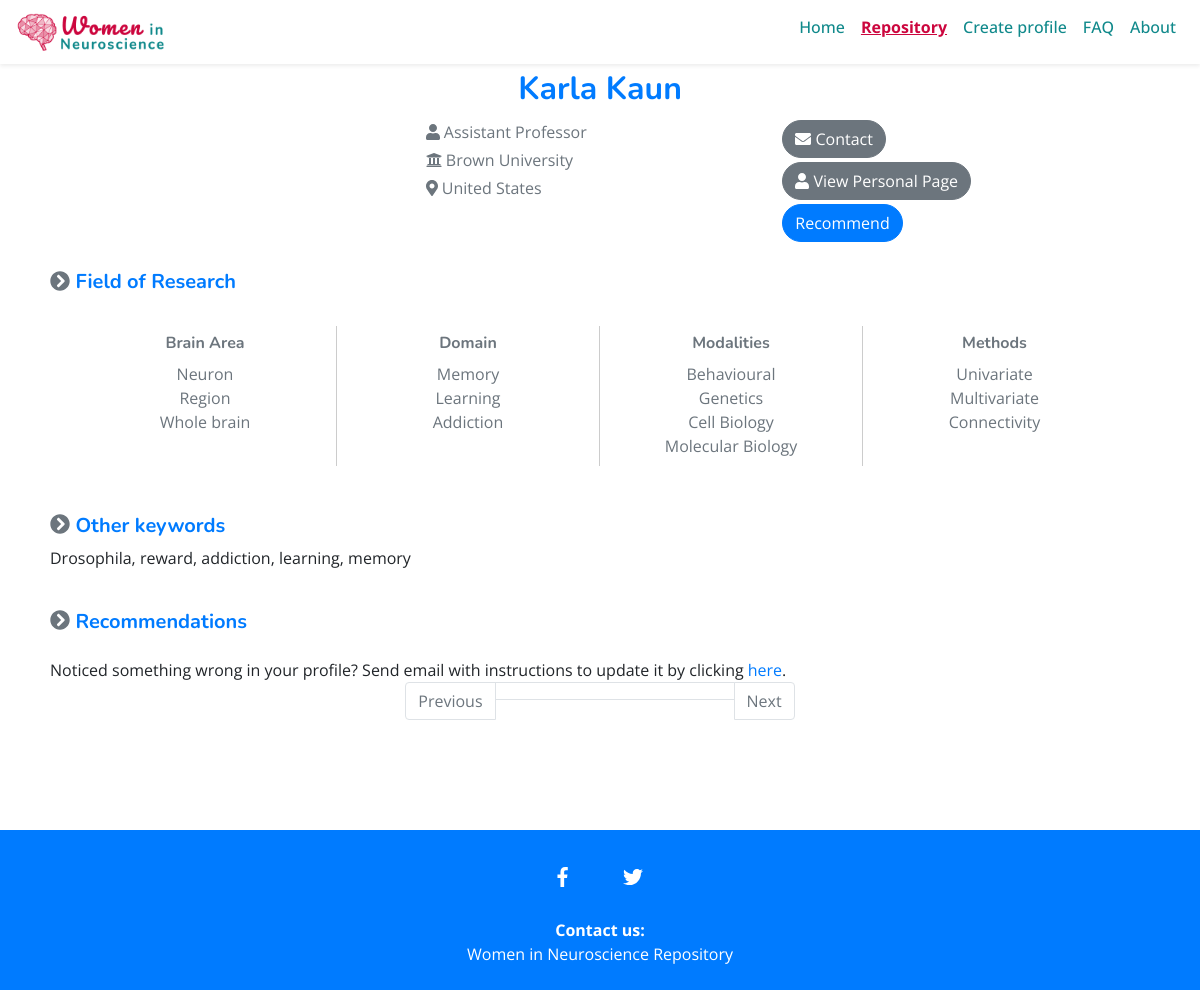
/list/207/, run on the app's committed database.
### profiles/models.py (models this page shows, shortened)
class Profile(models.Model):
    PHD = 'PhD student'
    MDR = 'Medical Doctor'
    PDR = 'Post-doctoral researcher'
    SRE = 'Senior researcher/ scientist'
    LEC = 'Lecturer'
    ATP = 'Assistant Professor'
    ACP = 'Associate Professor'
    PRF = 'Professor'
    DIR = 'Group leader/ Director/ Head of Department'
    POSITION_CHOICES = (
        (PHD, 'PhD student'),
        (MDR, 'Medical Doctor'),
        (PDR, 'Post-doctoral researcher'),
        (SRE, 'Senior researcher/ scientist'),
        (LEC, 'Lecturer'),
        (ATP, 'Assistant Professor'),
        (ACP, 'Associate Professor'),
        (PRF, 'Professor'),
        (DIR, 'Group leader/ Director/ Head of Department')
    )
    STRUCTURE_CHOICES = (
        ('N', 'Neuron'),
        ('L', 'Layer'),
        ('C', 'Column'),
        ('R', 'Region'),
        ('W', 'Whole Brain')
    )
    MODALITIES_CHOICES = (
        ('EP', 'Electrophysiology (EEG, MEG, ECoG)'),
        ('MR', 'MRI'),
        ('PE', 'PET'),
        ('DT', 'DTI'),
        ('BH', 'Behavioural'),
        ('ET', 'Eye Tracking'),
        ('BS', 'Brain Simulation'),
        ('GT', 'Genetics'),
        ('FN', 'fNIRS')
    )
    METHODS_CHOICES = (
        ('UV', 'Univariate'),
        ('MV', 'Multivariate'),
        ('PM', 'Predictive Models'),
        ('DC', 'DCM'),
        ('CT', 'Connectivity'),
        ('CM', 'Computational Modeling')
    )
    DOMAIN_CHOICES = (
        ('CG', 'Cognition (general)'),
        ('SL', 'Sleep'),
        ('CN', 'Consciousness'),
        ('MM', 'Memory'),
        ('SS', 'Sensory'),
        ('LG', 'Language'),
        ('EM', 'Emotion'),
        ('PN', 'Pain'),
        ('LE', 'Learning'),
        ('DV', 'Developmental'),
        ('CL', 'Clinical (general)'),
        ('DM', 'Dementia'),
        ('PK', 'Parkinson'),
        ('PS', 'Psychiatry'),
        ('AD', 'Addiction'),
        ('ON', 'Oncology'),
        ('DD', 'Degenerative diseases'),
    )
    name = models.CharField(max_length=100, blank=False)
    email = models.EmailField(blank=True)
    webpage = models.URLField(blank=True)
    institution = models.CharField(max_length=100, blank=False)
    country = models.ForeignKey(Country, on_delete=models.CASCADE)
    position = models.CharField(max_length=50, choices=POSITION_CHOICES, blank=True)
    grad_date = models.DateField(null=True, blank=True)
    brain_structure = MultiSelectField(choices=STRUCTURE_CHOICES, blank=True)
    modalities = MultiSelectField(choices=MODALITIES_CHOICES, blank=True)
    methods = MultiSelectField(choices=METHODS_CHOICES, blank=True)
    domains = MultiSelectField(choices=DOMAIN_CHOICES, blank=True)
    keywords = models.CharField(max_length=250, blank=True)
    publish_date = models.DateTimeField(default=timezone.now)
    last_updated = models.DateTimeField(auto_now=True)
    def brain_structure_labels(self):
        return [dict(self.STRUCTURE_CHOICES).get(item, item) for item in self.brain_structure]
    def modalities_labels(self):
        return [dict(self.MODALITIES_CHOICES).get(item, item) for item in self.modalities]
    def methods_labels(self):
        return [dict(self.METHODS_CHOICES).get(item, item) for item in self.methods]
    def domains_labels(self):
        return [dict(self.DOMAIN_CHOICES).get(item, item) for item in self.domains]

class Country(models.Model):
    code = models.CharField(max_length=3, blank=False, unique=True)
    name = models.CharField(max_length=60, blank=False)
    is_under_represented = models.BooleanField(default=False)
    class Meta:
        verbose_name_plural = "countries"
    def __str__(self):
        return self.name

### profiles/views.py (the view)
# urls.py: path('list/<int:pk>/', views.ProfileDetail.as_view(), name='detail'),
class ProfileDetail(generic.DetailView):
    model = Profile

### profiles/templates/profiles/profile_detail.html (shortened to what this page needs)
{% extends "base.html" %}
{% load bootstrap4 %}
{% load static %}
 {% block css %}
	{{ block.super }}
	<link rel="stylesheet" type="text/css" href="{% static 'profiles/css/style.css' %}" />
{% endblock css %}
{% block nav-repository-classes %}active{% endblock nav-repository-classes %}
{% block content %}
<h2 class="text-primary font-weight-bold text-center">{{ profile.name }}</h2>
<div class="container-fluid">
	<div class="row no-gutters">
		<div class="col-12 col-md-4 offset-md-4 text-muted details-grey">
			<p class="m-1"><i class="fas fa-user"></i> {{ profile.position }}</p>
			<p class="m-1"><i class="fas fa-university"></i> {{ profile.institution }}</p>
			<p class="m-1"><i class="fas fa-map-marker-alt"></i> {{ profile.country }}</p>
		</div>
		<div class="col-12 col-md-4">
			{% if profile.email %}
			<p class="m-1"><a class="btn pill-btn text-white btn-secondary" href="mailto:{{ profile.email }}" target="_blank">
				<i class="fas fa-envelope"></i> Contact
			</a></p>
			{% endif %}
			{% if profile.webpage %}
			<p class="m-1"><a class="btn pill-btn text-white btn-secondary" href="{{ profile.webpage }}" target="_blank">
				<i class="fas fa-user"></i> View Personal Page
			</a></p>
			{% endif %}
			<p class="m-1"><a class="btn pill-btn text-white btn-primary" href="{% url 'profiles:recommend' profile.id %}" target="_blank">Recommend</a></p>
		</div>
	</div>
</div>
<div id="field-of-research">
	<h5 class="text-primary font-weight-bold mt-4">
		<span class="text-secondary"><i class="fas fa-chevron-circle-right"></i></span>
		Field of Research
	</h5>
	<div id="field-of-research-list" class="w-100 p-4 d-flex flex-row grey-bg">
		<div class="w-25 p-2 text-center">
			<h6 class="text-secondary font-weight-bold">Brain Area</h6>
				<ul class="list-group list-group-flush">
					{% for structure in profile.brain_structure_labels %}
					<li class="list-group-item text-muted grey-bg" style="border: none; padding: 0;">{{ structure }} </li>
					{% endfor %}
				</ul>
		</div>
		<div class="w-25 p-2 text-center">
			<h6 class="text-secondary font-weight-bold">Domain</h6>
				<ul class="list-group list-group-flush">
					{% for domain in profile.domains_labels %}
					<li class="list-group-item text-muted grey-bg" style="border: none; padding: 0;">{{ domain }} </li>
					{% endfor %}
				</ul>
		</div>
		<div class="w-25 p-2 text-center">
			<h6 class="text-secondary font-weight-bold">Modalities</h6>
				<ul class="list-group list-group-flush">
					{% for modality in profile.modalities_labels %}
					<li class="list-group-item text-muted grey-bg" style="border: none; padding: 0;">{{ modality }} </li>
					{% endfor %}
				</ul>
		</div>
		<div class="w-25 p-2 text-center">
			<h6 class="text-secondary font-weight-bold">Methods</h6>
				<ul class="list-group list-group-flush">
					{% for method in profile.methods_labels %}
					<li class="list-group-item text-muted grey-bg" style="border: none; padding: 0;">{{ method }} </li>
					{% endfor %}
				</ul>
		</div>
	</div>
</div>
{% if profile.keywords %}
<h5 class="text-primary font-weight-bold mt-4">
	<span class="text-secondary"><i class="fas fa-chevron-circle-right"></i></span>
	Other keywords
</h5>
<div>
	<p>{{ profile.keywords }}</p>
</div>
{% endif %}
<div class="row">
	<div class="col-12 col-md-8">
		<h5 class="text-primary font-weight-bold mt-4">
			<span class="text-secondary"><i class="fas fa-chevron-circle-right"></i></span>
				Recommendations
		</h5>
	</div>
</div>
Noticed something wrong in your profile? Send email with instructions to update it by clicking <a href="{% url 'profiles:edit' profile.id %}">here</a>.
<nav id="filtered-list-navigation" aria-label="Page navigation example">
  <ul class="pagination justify-content-center">
    <li class="page-item disabled">
      <a id="previous-btn" class="page-link" href="#" tabindex="-1">Previous</a>
    </li>
    <li class="page-item disabled"><span id="page-number" class="page-link"></span></li>
    <li class="page-item disabled">
      <a id="next-btn" class="page-link" href="#">Next</a>
    </li>
  </ul>
</nav>
{% endblock content %}

### static/css/global.css (style rules this page uses)
body { font-family:'Open Sans', 'Lato', sans-serif; }
h1, h2, h3, h4, h5, h6 { font-family:'Nunito', 'Lato', sans-serif; }

### profiles/static/profiles/css/style.css (style rules this page uses)
.pill-btn { border-radius: 50px; }
nav #page-number { cursor: default; width: 240px; }
#field-of-research-list>div { border-right: 1px solid #ccc; }
#field-of-research-list>div:last-child { border-right: none; }

### data on the page
Profile: name "Karla Kaun", position "Assistant Professor", institution "Brown University", country "United States", keywords "Drosophila, reward, addiction, learning, memory"

### other printed values
{{ structure }} "Neuron" "Region" "Whole brain"
{{ domain }} "Memory" "Learning" "Addiction"
{{ modality }} "Behavioural" "Genetics" "Cell Biology" "Molecular Biology"
{{ method }} "Univariate" "Multivariate" "Connectivity"
